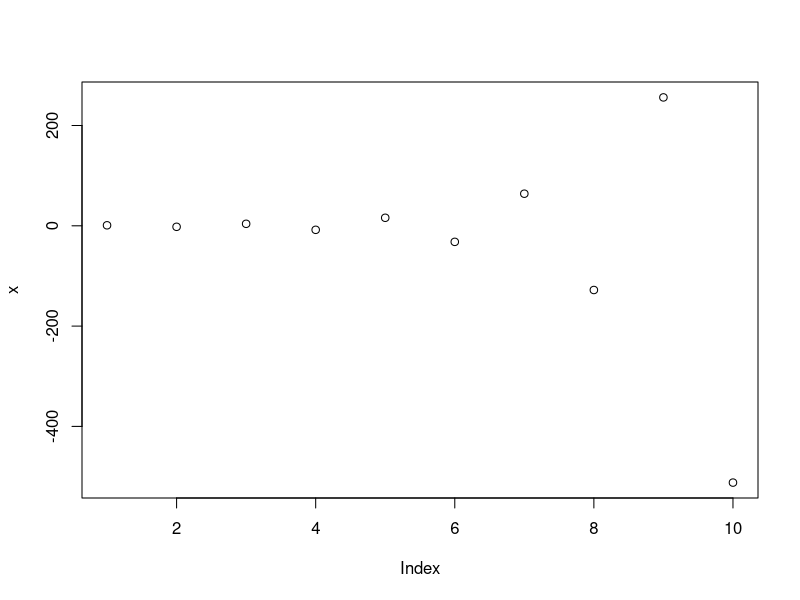
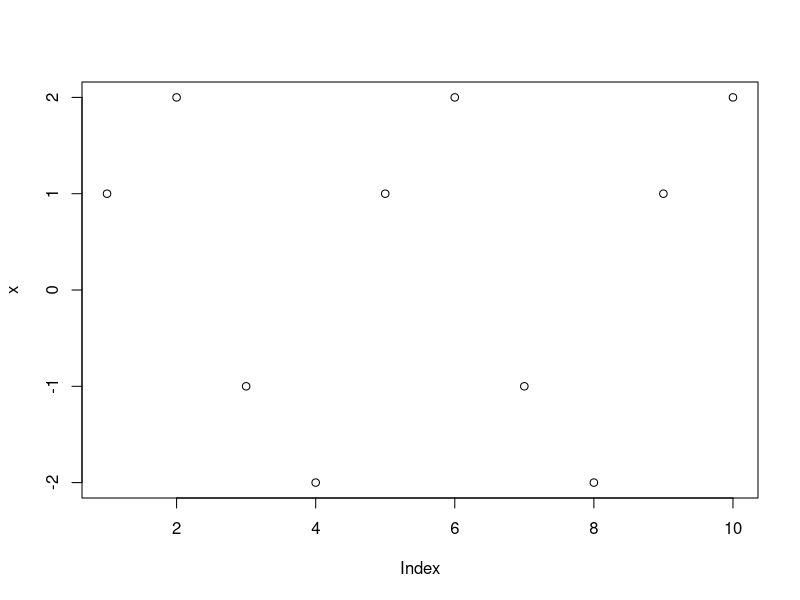

Write R code to recreate these figures, in order.
rm(list = ls())
x1 = 1
n = 10
a = -2
x = rep(0, n)
x[1] = x1
for (i in 2:n)
{
  x[i] = x[i-1] * a
}
print (x)
plot(x)

# sinusoid

rm(list = ls())
n = 10
x = rep(0, n)
x[1] = 1
x[2] = 2
for (i in 3:n)
{
  x[i] = -x[i-2] 
}
print (x)
plot(x)





